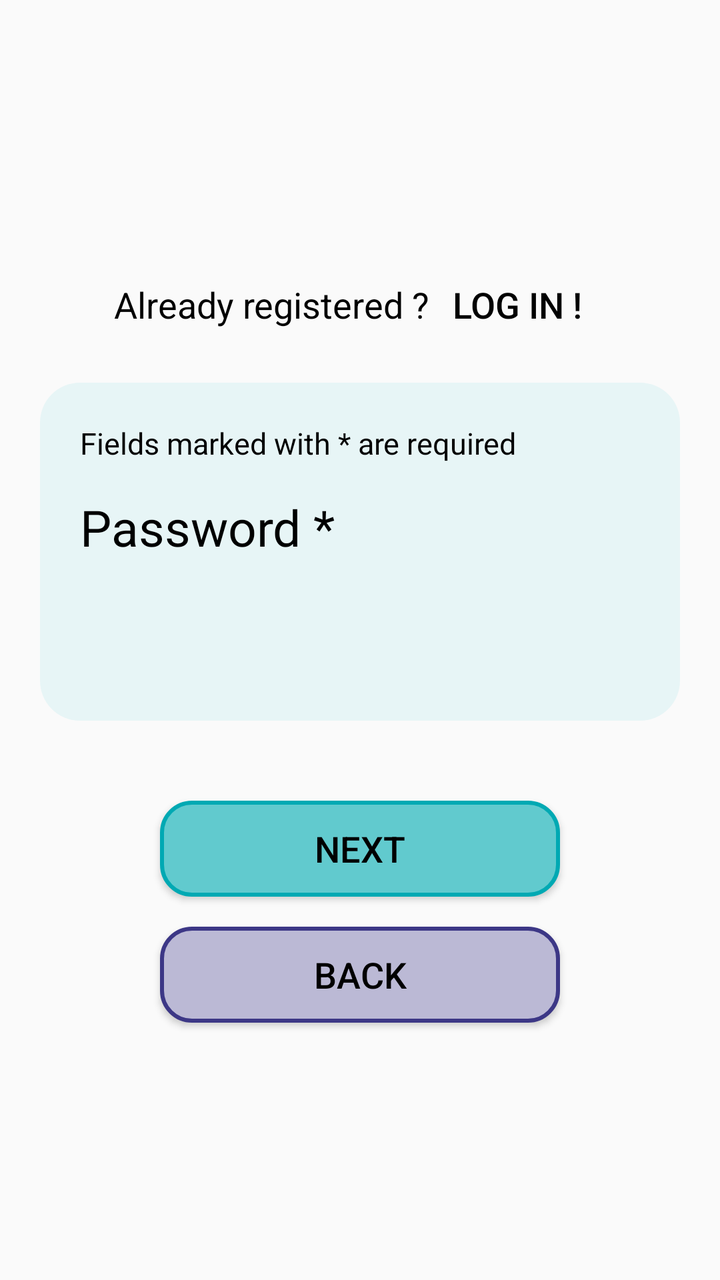
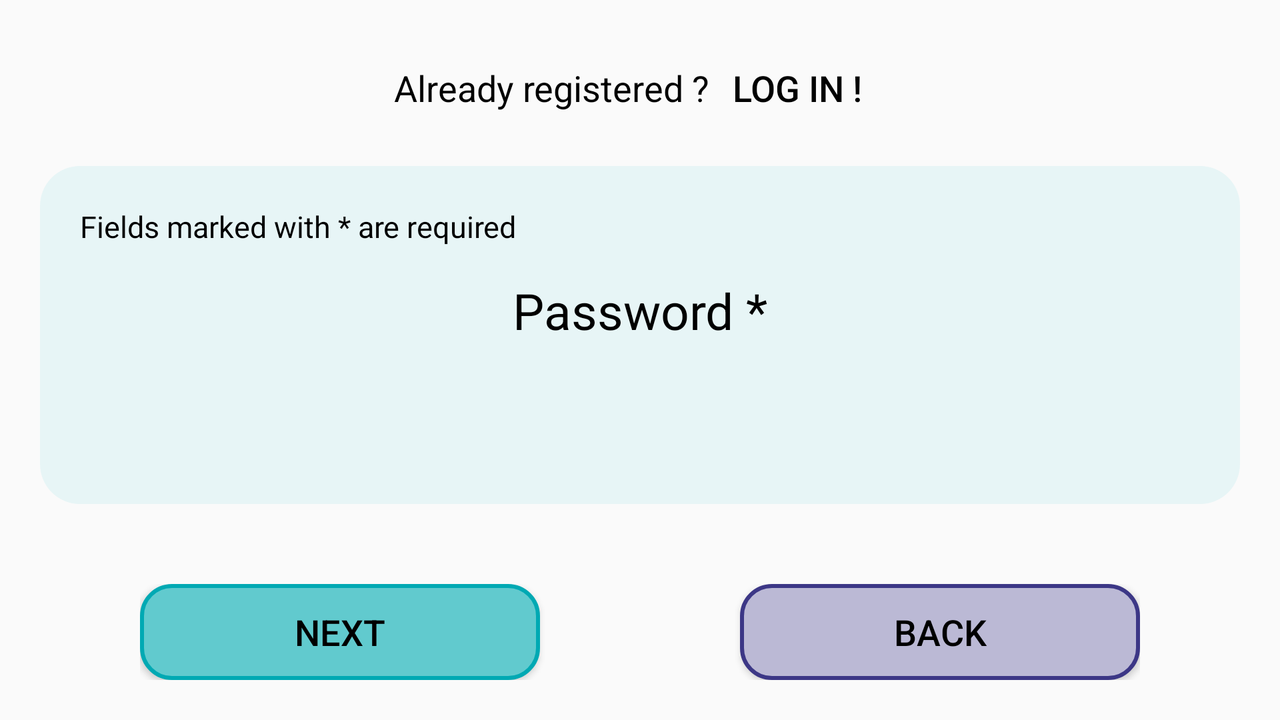

An Android layout and its configuration variant, each rendered on a device that would load it. The default file and the variant file are quoted in full after the pictures.
<!-- AndroidManifest.xml: application theme Theme.AppFranceAssosSante -->
<!-- res/layout/fragment_inscription_mdp.xml -->
<?xml version="1.0" encoding="utf-8"?>
<LinearLayout
    xmlns:android="http://schemas.android.com/apk/res/android"
    android:layout_width="match_parent"
    android:layout_height="match_parent"
    android:orientation="vertical"
    android:layout_margin="20dp"
    android:gravity="center">

    <LinearLayout
        android:layout_width="wrap_content"
        android:layout_height="wrap_content"
        android:orientation="horizontal"
        android:layout_marginBottom="15dp">

        <TextView
            android:layout_width="wrap_content"
            android:layout_height="wrap_content"
            android:text="@string/dejainscrit"/>

        <Button
            android:id="@+id/connnection"
            android:layout_width="wrap_content"
            android:layout_height="wrap_content"
            android:background="@android:color/transparent"
            android:text="@string/connection"/>
    </LinearLayout>

    <LinearLayout
        android:layout_width="match_parent"
        android:layout_height="wrap_content"
        android:orientation="vertical"
        android:padding="20dp"
        android:background="@drawable/fond_bleu_arrondi"
        android:layout_marginBottom="30dp">

        <TextView
            android:layout_width="wrap_content"
            android:layout_height="wrap_content"
            android:text="@string/champs"
            android:textSize="15sp"
            android:layout_marginBottom="15dp"/>

        <TextView
            android:layout_width="wrap_content"
            android:layout_height="wrap_content"
            android:text="@string/inscription_mdp"
            android:textSize="25sp"
            android:layout_marginBottom="20dp"/>

        <EditText
            android:id="@+id/mdp"
            android:background="@drawable/edit_text"
            android:layout_width="match_parent"
            android:layout_height="40dp"
            android:padding="10dp">
        </EditText>

    </LinearLayout>

    <Button
        android:id="@+id/suivant"
        android:layout_width="200dp"
        android:layout_height="wrap_content"
        android:text="@string/suivant"
        android:paddingStart="30dp"
        android:paddingEnd="30dp"
        android:textColor="@color/black"
        android:background="@drawable/btn_suivant"
        android:layout_marginTop="10dp"/>

    <Button
        android:id="@+id/retour"
        android:layout_width="200dp"
        android:layout_height="wrap_content"
        android:text="@string/retour"
        android:paddingStart="30dp"
        android:paddingEnd="30dp"
        android:textColor="@color/black"
        android:background="@drawable/btn_retour"
        android:layout_marginTop="15dp"/>
</LinearLayout>
<!-- resources referenced by this layout -->
<resources>
  <color name="black">#FF000000</color>
  <!-- drawable btn_retour (drawable) -->
  <?xml version="1.0" encoding="utf-8"?>
  <shape xmlns:android="http://schemas.android.com/apk/res/android"
      android:shape="rectangle">
      <stroke
          android:color="@color/bleu_logo"
          android:width="2dp" />
  
      <corners
          android:radius="15dp"/>
  
      <solid
          android:color="#BBB9D5"/>
  
  </shape>
  <!-- drawable btn_suivant (drawable) -->
  <?xml version="1.0" encoding="utf-8"?>
  <shape xmlns:android="http://schemas.android.com/apk/res/android">
      <solid android:color="#61CACE"></solid>
      <stroke android:width="2dp" android:color="#00A9B3"></stroke>
      <corners android:radius="15dp"/>
  </shape>
  <!-- drawable fond_bleu_arrondi (drawable) -->
  <?xml version="1.0" encoding="utf-8"?>
  <shape xmlns:android="http://schemas.android.com/apk/res/android">
      <solid android:color="@color/fond_bleu"/>
      <corners android:radius="20dp"/>
  </shape>
  <string name="champs">Fields marked with * are required</string>
  <string name="connection">Log in !</string>
  <string name="dejainscrit">Already registered ? </string>
  <string name="inscription_mdp">Password *</string>
  <string name="retour">Back</string>
  <string name="suivant">Next</string>
  <style name="Theme.AppFranceAssosSante" parent="Theme.AppCompat.DayNight.NoActionBar">
          <item name="android:textSize">18sp</item>
          <item name="android:textColor">@color/black</item>
      </style>
  <color name="bleu_logo">#3C3786</color>
  <color name="fond_bleu">#E7F5F6</color>"
</resources>
<!-- res/layout-land/fragment_inscription_mdp.xml (the repository's variant of the layout above) -->
<!-- drawn on the phone turned sideways -->
<?xml version="1.0" encoding="utf-8"?>
<LinearLayout
    xmlns:android="http://schemas.android.com/apk/res/android"
    android:layout_width="match_parent"
    android:layout_height="match_parent"
    android:orientation="vertical"
    android:layout_margin="20dp"
    android:gravity="center">

    <LinearLayout
        android:layout_width="wrap_content"
        android:layout_height="wrap_content"
        android:orientation="horizontal"
        android:layout_marginBottom="15dp">

        <TextView
            android:layout_width="wrap_content"
            android:layout_height="wrap_content"
            android:text="@string/dejainscrit"/>

        <Button
            android:id="@+id/connnection"
            android:layout_width="wrap_content"
            android:layout_height="wrap_content"
            android:background="@android:color/transparent"
            android:text="@string/connection"/>
    </LinearLayout>

    <LinearLayout
        android:layout_width="match_parent"
        android:layout_height="wrap_content"
        android:orientation="vertical"
        android:padding="20dp"
        android:background="@drawable/fond_bleu_arrondi"
        android:layout_marginBottom="30dp">

        <TextView
            android:layout_width="wrap_content"
            android:layout_height="wrap_content"
            android:text="@string/champs"
            android:textSize="15sp"
            android:layout_marginBottom="15dp"/>

        <TextView
            android:layout_width="wrap_content"
            android:layout_height="wrap_content"
            android:layout_gravity="center"
            android:text="@string/inscription_mdp"
            android:textSize="25sp"
            android:layout_marginBottom="20dp"/>

        <EditText
            android:id="@+id/mdp"
            android:background="@drawable/edit_text"
            android:layout_gravity="center"
            android:layout_width="400dp"
            android:layout_height="40dp"
            android:padding="10dp">
        </EditText>

    </LinearLayout>

    <LinearLayout
        android:layout_width="wrap_content"
        android:layout_height="wrap_content"
        android:gravity="center"
        android:layout_marginTop="10dp"
        android:orientation="horizontal">

        <Button
            android:id="@+id/suivant"
            android:layout_width="200dp"
            android:layout_height="wrap_content"
            android:text="@string/suivant"
            android:paddingStart="30dp"
            android:paddingEnd="30dp"
            android:textColor="@color/black"
            android:background="@drawable/btn_suivant"
            android:layout_marginEnd="100dp"/>

        <Button
            android:id="@+id/retour"
            android:layout_width="200dp"
            android:layout_height="wrap_content"
            android:text="@string/retour"
            android:paddingStart="30dp"
            android:paddingEnd="30dp"
            android:textColor="@color/black"
            android:background="@drawable/btn_retour"/>

    </LinearLayout>
</LinearLayout>
